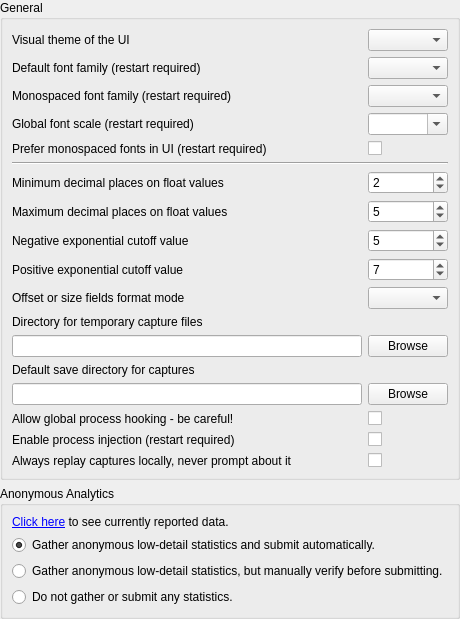
     <widget class="QWidget" name="general">
      <attribute name="title">
       <string>General</string>
      </attribute>
      <layout class="QVBoxLayout" name="verticalLayout_3">
       <property name="leftMargin">
        <number>0</number>
       </property>
       <property name="topMargin">
        <number>0</number>
       </property>
       <property name="rightMargin">
        <number>0</number>
       </property>
       <property name="bottomMargin">
        <number>0</number>
       </property>
       <item>
        <widget class="QGroupBox" name="groupBox">
         <property name="title">
          <string>General</string>
         </property>
         <layout class="QGridLayout" name="gridLayout_5">
          <item row="0" column="0">
           <widget class="QLabel" name="UIStyle_label">
            <property name="text">
             <string>Visual theme of the UI</string>
            </property>
           </widget>
          </item>
          <item row="0" column="1">
           <widget class="QComboBox" name="UIStyle">
            <property name="toolTip">
             <string>Selects the theme to display the UI in. These themes are available:&lt;br&gt;</string>
            </property>
            <property name="insertPolicy">
             <enum>QComboBox::NoInsert</enum>
            </property>
            <property name="sizeAdjustPolicy">
             <enum>QComboBox::AdjustToContents</enum>
            </property>
           </widget>
          </item>
          <item row="1" column="0">
           <widget class="QLabel" name="label_20">
            <property name="toolTip">
             <string>The default font family to be used for text. This will be overridden by the default monospace font if the below option for monospace override is chosen.</string>
            </property>
            <property name="text">
             <string>Default font family (restart required)</string>
            </property>
           </widget>
          </item>
          <item row="1" column="1">
           <widget class="QComboBox" name="Font_Family">
            <property name="toolTip">
             <string>The default font family to be used for text. This will be overridden by the default monospace font if the below option for monospace override is chosen.</string>
            </property>
           </widget>
          </item>
          <item row="2" column="0">
           <widget class="QLabel" name="label_21">
            <property name="toolTip">
             <string>The default font family to be used for monospaced text, typically code display or tables of buffer data. If the below option for monospace override is chosen this font will be used for those extra places.</string>
            </property>
            <property name="text">
             <string>Monospaced font family (restart required)</string>
            </property>
           </widget>
          </item>
          <item row="2" column="1">
           <widget class="QComboBox" name="Font_MonoFamily">
            <property name="toolTip">
             <string>The default font family to be used for monospaced text, typically code display or tables of buffer data. If the below option for monospace override is chosen this font will be used for those extra places.</string>
            </property>
           </widget>
          </item>
          <item row="3" column="0">
           <widget class="QLabel" name="label_27">
            <property name="toolTip">
             <string>A global scale for all fonts in the program. This will only scale text, icons and other UI elements will be scaled according to DPI settings as normal.</string>
            </property>
            <property name="text">
             <string>Global font scale (restart required)</string>
            </property>
           </widget>
          </item>
          <item row="3" column="1">
           <widget class="QComboBox" name="Font_GlobalScale">
            <property name="toolTip">
             <string>A global scale for all fonts in the program. This will only scale text, icons and other UI elements will be scaled according to DPI settings as normal.</string>
            </property>
            <property name="editable">
             <bool>true</bool>
            </property>
           </widget>
          </item>
          <item row="4" column="0">
           <widget class="QLabel" name="label_9">
            <property name="toolTip">
             <string>Prefer using a monospace font instead of the default font for places where resource names, action and marker names, and similar pieces of information are displayed.&lt;/p&gt;&lt;p&gt;&lt;br/&gt;&lt;/p&gt;&lt;p&gt;By default a monospaced font will only be used for places where fixed width is important such as code and numerical data displays.</string>
            </property>
            <property name="text">
             <string>Prefer monospaced fonts in UI (restart required)</string>
            </property>
           </widget>
          </item>
          <item row="4" column="1">
           <widget class="QCheckBox" name="Font_PreferMonospaced">
            <property name="toolTip">
             <string>Prefer using a monospace font instead of the default font for places where resource names, action and marker names, and similar pieces of information are displayed.&lt;/p&gt;&lt;p&gt;&lt;br/&gt;&lt;/p&gt;&lt;p&gt;By default a monospaced font will only be used for places where fixed width is important such as code and numerical data displays.</string>
            </property>
            <property name="text">
             <string/>
            </property>
           </widget>
          </item>
          <item row="5" column="0" colspan="2">
           <widget class="Line" name="line">
            <property name="orientation">
             <enum>Qt::Horizontal</enum>
            </property>
           </widget>
          </item>
          <item row="6" column="0">
           <widget class="QLabel" name="label">
            <property name="toolTip">
             <string>At least this many decimal places will be displayed on floats.
e.g. a value of 2 means 0 will display as 0.00, 0.5 as 0.50. A value of 5 would display them as 0.00000 and 0.50000 respectively.</string>
            </property>
            <property name="text">
             <string>Minimum decimal places on float values</string>
            </property>
           </widget>
          </item>
          <item row="6" column="1">
           <widget class="QSpinBox" name="Formatter_MinFigures">
            <property name="toolTip">
             <string>Decimals will display at least this many digits.
e.g. a value of 2 means 0 will display as 0.00, 0.5 as 0.50</string>
            </property>
            <property name="value">
             <number>2</number>
            </property>
           </widget>
          </item>
          <item row="7" column="0">
           <widget class="QLabel" name="label_2">
            <property name="toolTip">
             <string>No more decimal places than this will be displayed on floats.
e.g. a value of 5 means 0.123456789 will display as 0.12345</string>
            </property>
            <property name="text">
             <string>Maximum decimal places on float values</string>
            </property>
           </widget>
          </item>
          <item row="7" column="1">
           <widget class="QSpinBox" name="Formatter_MaxFigures">
            <property name="toolTip">
             <string>No more decimal places than this will be displayed on floats.
e.g. a value of 5 means 0.123456789 will display as 0.12345 and 123.123456789 will display as 123.12345</string>
            </property>
            <property name="value">
             <number>5</number>
            </property>
           </widget>
          </item>
          <item row="8" column="0">
           <widget class="QLabel" name="label_3">
            <property name="toolTip">
             <string>Any numbers smaller than this exponent will be displayed in scientific notation.
E.g. a value of 3 means 0.005 / 10 = 5E-4</string>
            </property>
            <property name="text">
             <string>Negative exponential cutoff value</string>
            </property>
           </widget>
          </item>
          <item row="8" column="1">
           <widget class="QSpinBox" name="Formatter_NegExp">
            <property name="toolTip">
             <string>Any numbers smaller than this exponent will be displayed in scientific notation.
E.g. a value of 3 means 0.005 / 10 = 5E-4</string>
            </property>
            <property name="value">
             <number>5</number>
            </property>
           </widget>
          </item>
          <item row="9" column="0">
           <widget class="QLabel" name="label_4">
            <property name="toolTip">
             <string>Any numbers larger than this exponent will be displayed in scientific notation.
e.g. 1000 * 10 = 1e4</string>
            </property>
            <property name="text">
             <string>Positive exponential cutoff value</string>
            </property>
           </widget>
          </item>
          <item row="9" column="1">
           <widget class="QSpinBox" name="Formatter_PosExp">
            <property name="toolTip">
             <string>Any numbers larger than this exponent will be displayed in scientific notation.
e.g. 1000 * 10 = 1e4</string>
            </property>
            <property name="value">
             <number>7</number>
            </property>
            <property name="displayIntegerBase">
             <number>10</number>
            </property>
           </widget>
          </item>
          <item row="10" column="0">
           <widget class="QLabel" name="label_41">
            <property name="toolTip">
             <string>Formatting mode to use for fields marked as a byte offset or a byte size</string>
            </property>
            <property name="text">
             <string>Offset or size fields format mode</string>
            </property>
           </widget>
          </item>
          <item row="10" column="1">
           <widget class="QComboBox" name="Formatter_OffsetSizeDisplayMode">
            <property name="toolTip">
             <string>Auto: decimal by default and hexadecimal if above a certain threshold, Decimal: always use decimal, Hexadecimal: always use hexadecimal.</string>
            </property>
           </widget>
          </item>
          <item row="11" column="0">
           <widget class="QLabel" name="label_5">
            <property name="toolTip">
             <string>Changes the directory where capture files are saved after being created, until saved manually or deleted.

Defaults to %TEMP%.</string>
            </property>
            <property name="text">
             <string>Directory for temporary capture files</string>
            </property>
           </widget>
          </item>
          <item row="12" column="0">
           <widget class="QLineEdit" name="tempDirectory">
            <property name="toolTip">
             <string>Changes the directory where capture files are saved after being created, until saved manually or deleted.

Defaults to %TEMP%.</string>
            </property>
           </widget>
          </item>
          <item row="12" column="1">
           <widget class="QPushButton" name="browseTempCaptureDirectory">
            <property name="toolTip">
             <string>Changes the directory where capture files are saved after being created, until saved manually or deleted.

Defaults to %TEMP%.</string>
            </property>
            <property name="text">
             <string>Browse</string>
            </property>
           </widget>
          </item>
          <item row="13" column="0">
           <widget class="QLabel" name="label_6">
            <property name="toolTip">
             <string>Changes the default directory for the save dialog when saving capture files.

Defaults to blank, which follows system default behaviour.</string>
            </property>
            <property name="text">
             <string>Default save directory for captures</string>
            </property>
           </widget>
          </item>
          <item row="14" column="0">
           <widget class="QLineEdit" name="saveDirectory">
            <property name="toolTip">
             <string>Changes the default directory for the save dialog when saving capture files.

Defaults to blank, which follows system default behaviour.</string>
            </property>
           </widget>
          </item>
          <item row="14" column="1">
           <widget class="QPushButton" name="browseSaveCaptureDirectory">
            <property name="toolTip">
             <string>Changes the default directory for the save dialog when saving capture files.

Defaults to blank, which follows system default behaviour.</string>
            </property>
            <property name="text">
             <string>Browse</string>
            </property>
           </widget>
          </item>
          <item row="15" column="0">
           <widget class="QLabel" name="globalHookLabel">
            <property name="toolTip">
             <string>Enables functionality on the capture application window that will insert RenderDic automatically
into all new processes created - then inject into the target (matching) executable.

Useful for capturing programs indirectly that can't easily be launched directly by RenderDic

Since this is a global system hook it must be used carefully and only when necessary!</string>
            </property>
            <property name="text">
             <string>Allow global process hooking - be careful!</string>
            </property>
           </widget>
          </item>
          <item row="15" column="1">
           <widget class="QCheckBox" name="AllowGlobalHook">
            <property name="toolTip">
             <string>Enables functionality on the capture application window that will insert RenderDic automatically
into all new processes created - then inject into the target (matching) executable.

Useful for capturing programs indirectly that can't easily be launched directly by RenderDic

Since this is a global system hook it must be used carefully and only when necessary!</string>
            </property>
            <property name="text">
             <string/>
            </property>
           </widget>
          </item>
          <item row="16" column="0">
           <widget class="QLabel" name="injectProcLabel">
            <property name="toolTip">
             <string>Enables the ability to inject into processes on windows.

Injecting into processes can be unreliable and should only be used as a last resort when no other
methods succeed, it should not be used as a primary method of launching applications. Instead the
program should be launched through RenderDic via the Launch Process panel.</string>
            </property>
            <property name="text">
             <string>Enable process injection (restart required)</string>
            </property>
           </widget>
          </item>
          <item row="16" column="1">
           <widget class="QCheckBox" name="AllowProcessInject">
            <property name="toolTip">
             <string>Enables the ability to inject into processes on windows.

Injecting into processes can be unreliable and should only be used as a last resort when no other
methods succeed, it should not be used as a primary method of launching applications. Instead the
program should be launched through RenderDic via the Launch Process panel.</string>
            </property>
            <property name="text">
             <string/>
            </property>
           </widget>
          </item>

          <item row="18" column="0">
           <widget class="QLabel" name="label_10">
            <property name="toolTip">
             <string>If a capture is marked as being created on a significantly different system (different OS or platform)
as is currently running, then by default the UI will prompt to ask if you want to replay on a remote context.

This option overrides that and will always replay locally if the local context is selected.</string>
            </property>
            <property name="text">
             <string>Always replay captures locally, never prompt about it</string>
            </property>
           </widget>
          </item>
          <item row="18" column="1">
           <widget class="QCheckBox" name="AlwaysReplayLocally">
            <property name="toolTip">
             <string>If a capture is marked as being created on a significantly different system (different OS or platform)
as is currently running, then by default the UI will prompt to ask if you want to replay on a remote context.

This option overrides that and will always replay locally if the local context is selected.</string>
            </property>
            <property name="text">
             <string/>
            </property>
           </widget>
          </item>
          <item row="19" column="1">
           <spacer name="verticalSpacer">
            <property name="orientation">
             <enum>Qt::Vertical</enum>
            </property>
            <property name="sizeHint" stdset="0">
             <size>
              <width>0</width>
              <height>0</height>
             </size>
            </property>
           </spacer>
          </item>
         </layout>
        </widget>
       </item>
       <item>
        <widget class="QGroupBox" name="groupBox_9">
         <property name="title">
          <string>Anonymous Analytics</string>
         </property>
         <layout class="QVBoxLayout" name="verticalLayout_4">
          <item>
           <widget class="QLabel" name="analyticsDescribeLabel">
            <property name="text">
             <string>&lt;html&gt;&lt;head/&gt;&lt;body&gt;&lt;p&gt;&lt;a href=&quot;#analyticsDescribe&quot;&gt;Click here&lt;/a&gt; to see currently reported data.&lt;/p&gt;&lt;/body&gt;&lt;/html&gt;</string>
            </property>
           </widget>
          </item>
          <item>
           <widget class="QRadioButton" name="analyticsAutoSubmit">
            <property name="text">
             <string>Gather anonymous low-detail statistics and submit automatically.</string>
            </property>
            <property name="checked">
             <bool>true</bool>
            </property>
           </widget>
          </item>
          <item>
           <widget class="QRadioButton" name="analyticsManualCheck">
            <property name="text">
             <string>Gather anonymous low-detail statistics, but manually verify before submitting.</string>
            </property>
           </widget>
          </item>
          <item>
           <widget class="QRadioButton" name="analyticsOptOut">
            <property name="text">
             <string>Do not gather or submit any statistics.</string>
            </property>
           </widget>
          </item>
         </layout>
        </widget>
       </item>
      </layout>
     </widget>
